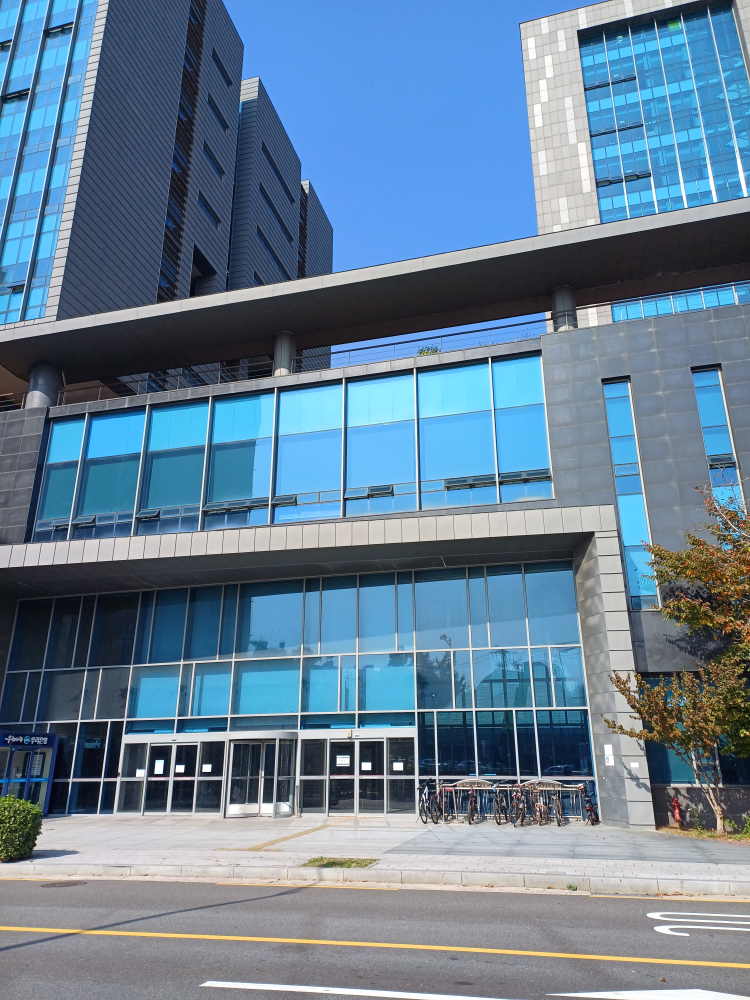
#> input picture image/source_image1.jpg, 3000 x 4000 px (shown at 1/4 size)
$ python project1_120230455.py
#> lines starting #> are read from the running program, lines starting #| are printed output that depends on the picture
import cv2
import numpy as np
from matplotlib import pyplot as plt
import math

np.random.seed(100)  # NumPy 모듈에 대한 시드 설정
num_iterations, inlier_threshold = 10000, 5.0


def compute_homography(kp1, kp2, matches):
    src_pts = []
    dst_pts = []

    for match in matches:
        src_pt = kp1[match.queryIdx].pt
        dst_pt = kp2[match.trainIdx].pt
        src_pts.append(src_pt)
        dst_pts.append(dst_pt)

    src_pts = np.array(src_pts, dtype=np.float32)
    dst_pts = np.array(dst_pts, dtype=np.float32)

    A = []
    for i in range(4):
        x, y = src_pts[i]
        u, v = dst_pts[i]
        A.append([x, y, 1, 0, 0, 0, -x * u, -y * u, -u])
        A.append([0, 0, 0, x, y, 1, -x * v, -y * v, -v])

    A = np.array(A)
    _, _, V = np.linalg.svd(A)

    H = V[-1].reshape(3, 3)
    H /= H[2, 2]

    return H

def ransac(kp1, kp2, matches, num_iterations, inlier_threshold):
    H = None
    best_inliers = 0

    for _ in range(num_iterations):
        random_matches = np.random.choice(matches, 4, replace=False)
        h = compute_homography(kp1, kp2, random_matches)

        inliers = 0
        for match in matches:
            src_pt = kp1[match.queryIdx].pt
            dst_pt = kp2[match.trainIdx].pt
            src_pt = np.array([src_pt[0], src_pt[1], 1])
            projected_pt = np.dot(h, src_pt)
            projected_pt /= projected_pt[2]

            dist = np.sqrt((projected_pt[0] - dst_pt[0]) ** 2 + (projected_pt[1] - dst_pt[1]) ** 2)

            if dist <= inlier_threshold:
                inliers += 1

        if inliers > best_inliers:
            best_inliers = inliers
            H = h

        if _ == 1000:
            print("iteration : ",_, " ",best_inliers)
            print(H)

        if _ == 2000:
            print("iteration : ",_, " ",best_inliers)
            print(H)

        if _ == 9999:
            print("iteration : ",_, " ",best_inliers)
            print(H)

    return H


def warp_perspective(image1, image2, H):

    pts1 = np.float32([[0, 0], [0, image2.shape[0]], [image2.shape[1], image2.shape[0]], [image2.shape[1], 0]]).reshape(-1, 1, 2)
    pts2 = np.float32([[0, 0], [0, image1.shape[0]], [image1.shape[1], image1.shape[0]], [image1.shape[1], 0]]).reshape(-1, 1, 2)
    pts2_ = cv2.perspectiveTransform(pts2, homographyMat)
    pts = np.concatenate((pts1, pts2_), axis=0)

    [xmin, ymin] = np.int32(pts.min(axis=0).ravel() - 0.5)
    [xmax, ymax] = np.int32(pts.max(axis=0).ravel() + 0.5)

    Ht = np.array([[1, 0, -xmin],
                   [0, 1, -ymin],
                   [0, 0, 1]])

    result = cv2.warpPerspective(image1, Ht.dot(homographyMat), (xmax-xmin, ymax-ymin))
    result[-ymin:image2.shape[0]-ymin, -xmin:image2.shape[1]-xmin] = image2

    return result

image1 = cv2.imread("image/source_image1.jpg")
#> image1 is the input picture: shape (4000, 3000, 3); mean B, G, R 150.9, 128.5, 102.1
image2 = cv2.imread("image/source_image2.jpg")
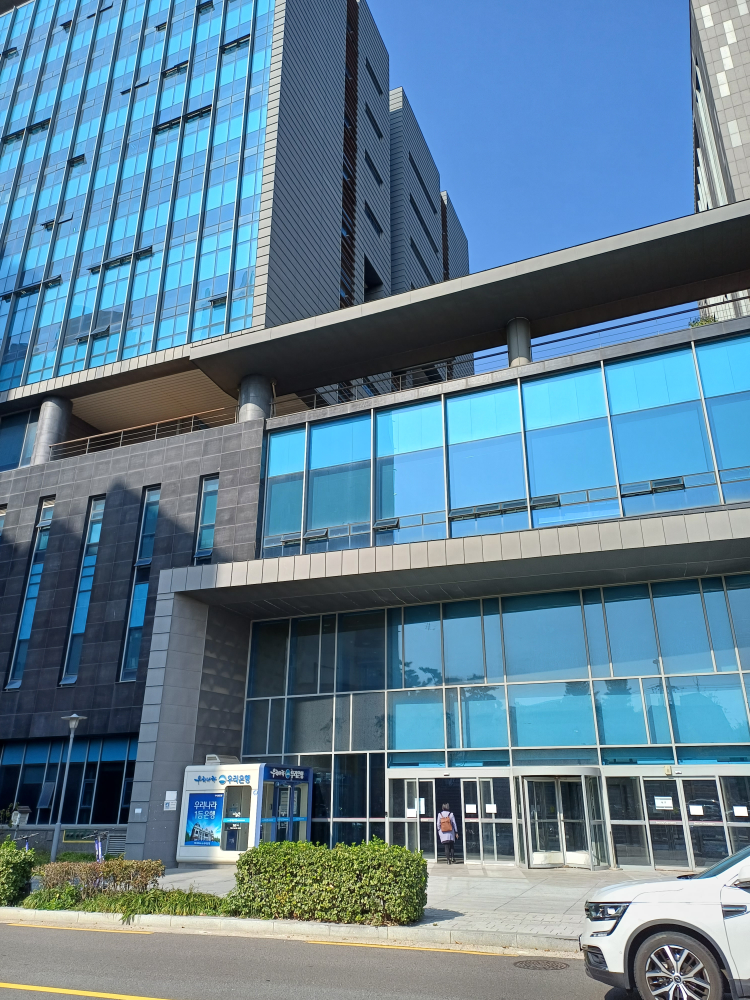
#> input picture image/source_image2.jpg, 3000 x 4000 px (shown at 1/4 size)
#> image2 is the input picture: shape (4000, 3000, 3); mean B, G, R 148.8, 128.6, 96.6

image1_gray = cv2.cvtColor(image1, cv2.COLOR_BGR2GRAY)
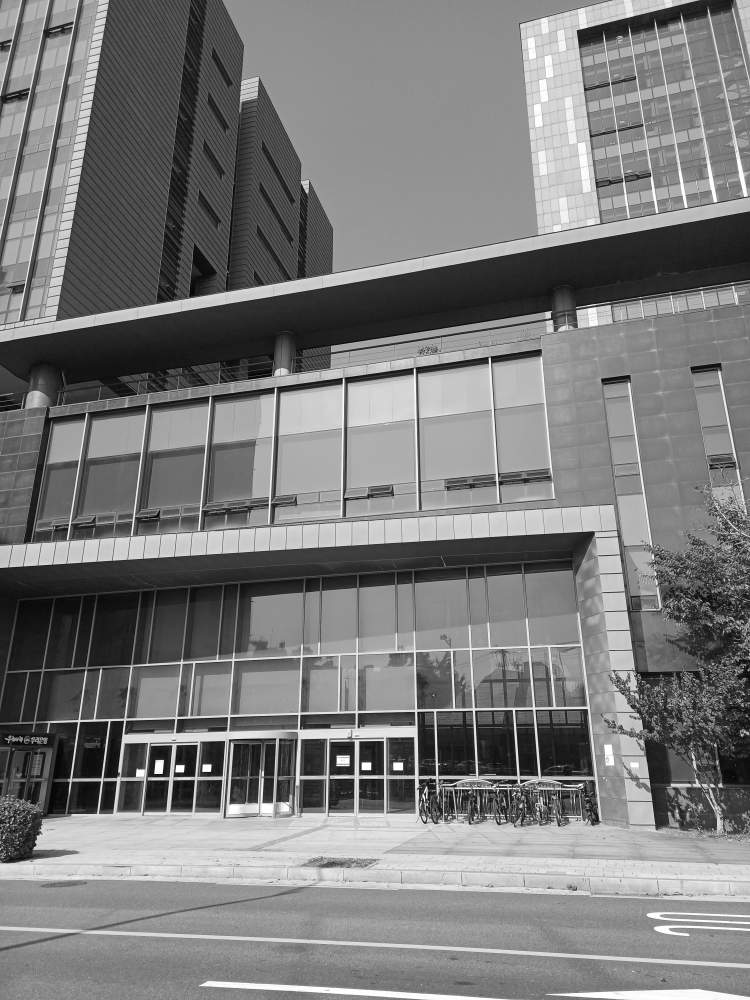
#> image1_gray: shape (4000, 3000) (shown at 1/4 size); min 0, max 255, mean 123.1
image2_gray = cv2.cvtColor(image2, cv2.COLOR_BGR2GRAY)
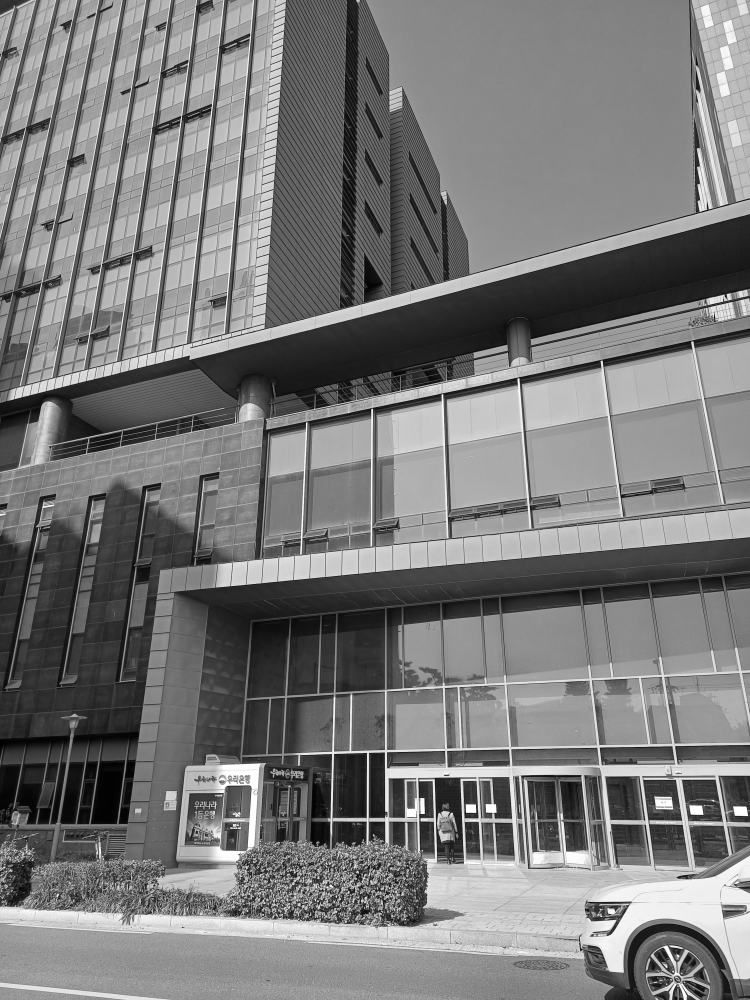
#> image2_gray: shape (4000, 3000) (shown at 1/4 size); min 0, max 255, mean 121.3

orb_detector = cv2.ORB_create()

key_points1, descriptors1 = orb_detector.detectAndCompute(image1_gray, None)
#> key_points1 = 500 keypoints; strongest (x, y, size): (1483, 3080, 31), (733, 3089, 31), (2235, 3068, 31), (1396, 3064, 31)
key_points2, descriptors2 = orb_detector.detectAndCompute(image2_gray, None)
#> key_points2 = 500 keypoints; strongest (x, y, size): (1136, 2177, 31), (1227, 1691, 44.6), (1771, 1577, 31), (1228, 1690, 37.2)

keyImage1 = cv2.drawKeypoints(image1_gray, key_points1, np.array([]), (0, 0, 255))
keyImage2 = cv2.drawKeypoints(image2_gray, key_points2, np.array([]), (0, 0, 255))

cv2.imwrite('result/keyImage1.jpg', keyImage1)
cv2.imwrite('result/keyImage2.jpg', keyImage2)


brute_force_matcher = cv2.BFMatcher(cv2.NORM_HAMMING, crossCheck= True)

matches = brute_force_matcher.match(descriptors1, descriptors2)
#> matches = 136 matches

matches = sorted(matches, key = lambda x:x.distance)


new_image = cv2.drawMatches(image1, key_points1, image2, key_points2, matches, outImg=None, flags=2)
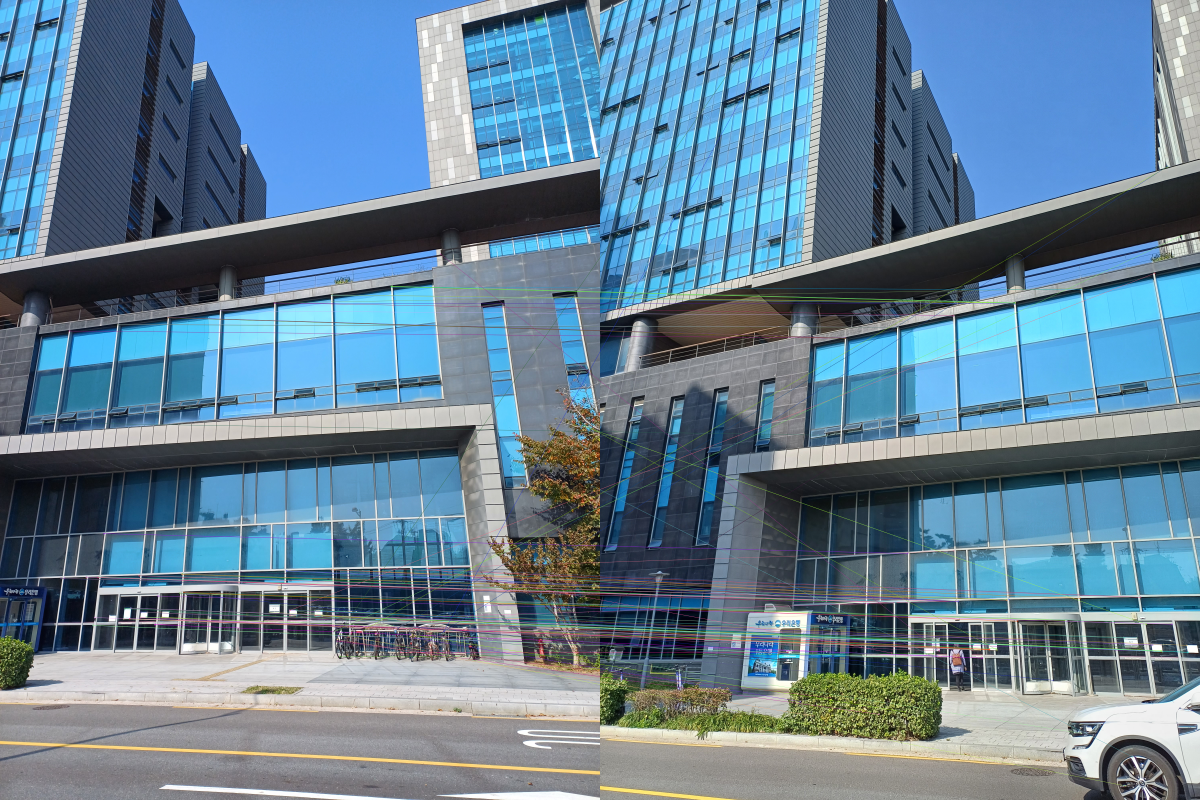
#> new_image: shape (4000, 6000, 3) (shown at 1/5 size); mean B, G, R 150.3, 129.2, 100.6

cv2.imwrite('result/matching_poing.jpg', new_image)


srce_pts = np.float32([ key_points1[m.queryIdx].pt for m in matches]).reshape(-1, 1, 2)
#> srce_pts = 136 rows, first 8: [839, 1587], [2061, 2841], [1656.8, 2849.1], [432, 2885.8], [1448.1, 3077.6], [2131, 2840], [1660.3, 1474.6], [1661, 1474]
dest_pts = np.float32([ key_points2[m.trainIdx].pt for m in matches]).reshape(-1, 1, 2)
#> dest_pts = 136 rows, first 8: [1224, 1690], [2701.2, 2985.6], [1778.1, 3005], [1465.9, 3012.5], [2764.1, 3255.6], [1769, 2754], [2075, 1514.9], [2076, 1513]

homographyMat = ransac(key_points1, key_points2, matches, num_iterations, inlier_threshold)
#> the loop in ransac, `for _ in range(num_iterations):` made 10000 passes
#| [[ 1.03330830e+00  8.42517528e-02  6.47027487e+02]
#|  [-7.43226239e-02  9.57056708e-01  1.61864556e+01]
#|  [-2.76573029e-05 -2.65330482e-05  1.00000000e+00]]
#| [[ 8.20746357e-01  3.39899668e-01 -1.97077391e+02]
#|  [-1.63912025e-01  6.51819896e-01  5.26535633e+02]
#|  [-5.71928260e-05 -6.91469152e-05  1.00000000e+00]]
#> (further printed lines are left out)
#> after the loop in ransac, `for _ in range(num_iterations):`: H = [[0.92, 0.0532, 716.9], [-0.167, 0.87, 167], [-5.72e-05, -3.82e-05, 1]]; best_inliers = 33
#> homographyMat has the same summary as H in ransac
print(homographyMat)
#| [[ 9.20199964e-01  5.32145274e-02  7.16915719e+02]
#|  [-1.66936101e-01  8.70112188e-01  1.66996702e+02]
#|  [-5.72292846e-05 -3.82256964e-05  1.00000000e+00]]

result = warp_perspective(image1, image2, homographyMat)
#> in warp_perspective, `pts2_ = cv2.perspectiveTransform(pts2, homographyMat)`: pts2_ = [[716.9, 167], [1097.6, 4305.8], [5463.9, 4658.9], [4198.3, -403]]
#> in warp_perspective, `pts = np.concatenate((pts1, pts2_), axis=0)`: pts = [[0, 0], [0, 4000], [3000, 4000], [3000, 0], [716.9, 167], [1097.6, 4305.8], [5463.9, 4658.9], [4198.3, -403]]
#> in warp_perspective, `[xmin, ymin] = np.int32(pts.min(axis=0).ravel() - 0.5)`: xmin = 0; ymin = -403
#> in warp_perspective, `[xmax, ymax] = np.int32(pts.max(axis=0).ravel() + 0.5)`: xmax = 5464; ymax = 4659
#> in warp_perspective, `Ht = np.array([[1, 0, -xmin], [0, 1, -ymin], [0, 0, 1]])`: Ht = [[1, 0, 0], [0, 1, 403], [0, 0, 1]]
#> in warp_perspective, `result[-ymin:image2.shape[0]-ymin, -xmin:image2.shape[1]-xmin] = image2`:
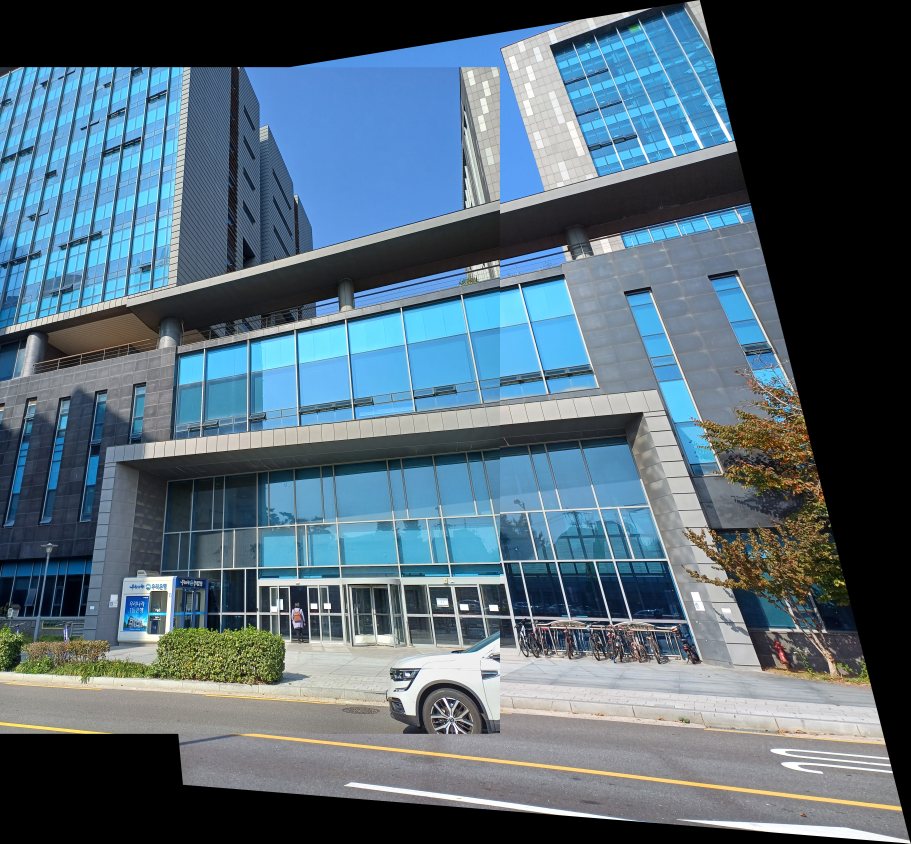
#> result: shape (5062, 5464, 3) (shown at 1/6 size); mean B, G, R 117.7, 104.5, 84.2

cv2.imwrite('result/result.jpg', result)
